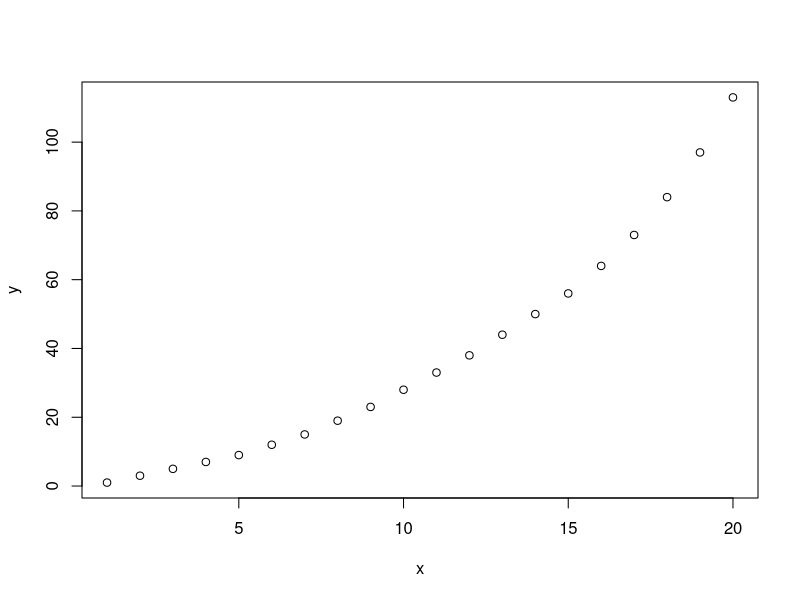

This figure's R source:
## Exponential Regression in R (Step-by-Step)
#Exponential regression is a type of regression that can be used to model the following situations:
  
  #1. Exponential growth: Growth begins slowly and then accelerates rapidly without bound.
  #2. Exponential decay: Decay begins rapidly and then slows down to get closer and closer to zero.
 #y = ab^x   where:
    #y: The response variable
    #x: The predictor variable
    #a, b: The regression coefficients that describe the relationship between x and y
#Create the Data
#create some fake data for two variables: x and y:
  
x = 1:20
y = c(1, 3, 5, 7, 9, 12, 15, 19, 23, 28, 33, 38, 44, 50, 56, 64, 73, 84, 97, 113)

#Visualize the Data
plot(x, y)

#fit the model
model <- lm(log(y)~ x)

#view the output of the model
summary(model)
